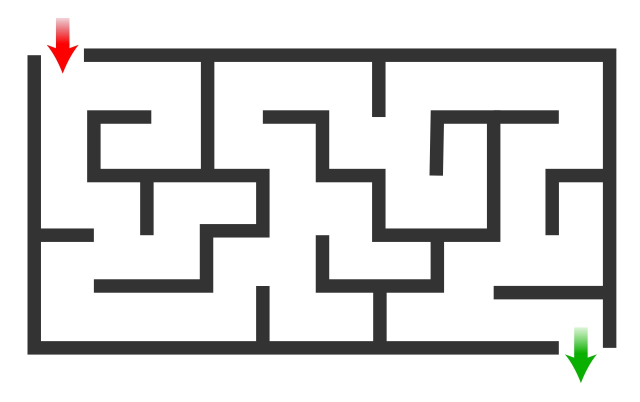
#> input picture Test Images/simple-maze.jpg, 1280 x 803 px, found by its file name (shown at 1/2 size)
$ python 'Maze Solver - Dijkstra - GPT.py'
#> lines starting #> are read from the running program, lines starting #| are printed output that depends on the picture; after the words box and inside, x2 and y2 are one past the last pixel; in counts of white or black regions, pixels touching at a corner belong together; long printed decimals are rounded
"""
The Following program is designed to solve Mazes which are given as input in pictoral form.

Prajwal DSouza
23rd June 2017

This was the first algorithm and was finished on June 25th.

"""


# gap_factor = 0.28  by default.


import numpy as np
import cv2
from matplotlib import pyplot as plt
import random
import time
import os


# [11 lines left out: function PointAt, not called in this run]


def Draw(image, brushsize, location, choice, color):
    global copyimg, darkthreshold, incolorimg, height, width
    ycor, xcor = location
    y_range = np.arange(max(ycor - brushsize, 0), min(ycor + brushsize, height))
    x_range = np.arange(max(xcor - brushsize, 0), min(xcor + brushsize, width))

    yy, xx = np.meshgrid(y_range, x_range, indexing='ij')

    if np.array_equal(color, [0, 140, 255]):
        image[yy, xx] = color
    else:
        mask = copyimg[yy, xx] > darkthreshold
        image[yy[mask], xx[mask]] = color

def checkConnectedness(point1,point2,gap,type):
    global copyimg, darkthreshold, incolorimg, height, width

    if type == 'East':
        # Slice the row from point1 to point2 and check if all values are above the threshold
        return int(np.all(copyimg[point1[0], point1[1]:point2[1]] >= darkthreshold))

    if type == 'South':
        # Slice the column from point1 to point2 and check if all values are above the threshold
        return int(np.all(copyimg[point1[0]:point2[0], point1[1]] >= darkthreshold))

    if type in ['SouthEast', 'NorthEast']:
        # Create an index array for the diagonal
        x_indices = np.arange(point1[1], point2[1])
        if type == 'SouthEast':
            y_indices = np.arange(point1[0], point1[0] + len(x_indices))
        else: # NorthEast
            y_indices = np.arange(point1[0], point1[0] - len(x_indices), -1)

        # Check if all values in the diagonal are above the threshold
        return int(np.all(copyimg[y_indices, x_indices] >= darkthreshold))

    return 1

# [45 lines left out: function DrawLine, not called in this run]

def computeStartAndEndingPositions(points):
    points = np.array(points)
    # Calculate all pairwise distances
    distances = np.sqrt(np.sum((points[:, np.newaxis, :] - points[np.newaxis, :, :]) ** 2, axis=2))

    # Set the diagonal to -1 to ignore self-distances
    np.fill_diagonal(distances, -1)

    # Find the indices of the maximum distance
    max_dist_indices = np.unravel_index(np.argmax(distances), distances.shape)

    # Get the points corresponding to these indices
    point1 = points[max_dist_indices[0]]
    point2 = points[max_dist_indices[1]]

    return point1, point2

def solve_maze(filename, gap_factor = 0.28):
#> called with filename = 'Test Images\\simple-maze.jpg', gap_factor = 0.28
    global copyimg, darkthreshold, incolorimg, height, width
    print(" File Selected : %s" % filename)
    # This Selects the file name.

    # Load an color image in grayscale
    img = cv2.imread(filename,0)
#> img: shape (803, 1280); min 44, max 255, mean 215.3
    incolorimg = cv2.imread(filename)
#> incolorimg is the input picture: shape (803, 1280, 3); mean B, G, R 214.9, 215.3, 215.5

    copyimg = img
    # A copy is created.


    # Another copy of image
    analysisCopy = copyimg

    # This is the image that will be analyzed.

    # The goal is to grazes across a line in the image and measures the variation of intensity of the pixels across the line. The line is chosen at random
    # The line is chosen at random, and the variation of intensity is measured.

    imageheight = copyimg.shape[0]
#> imageheight = 803
    imagewidth = copyimg.shape[1]
#> imagewidth = 1280


    gapAverages = []

    for lineTrial in range(0,1000):

        # Get intensity values of all pixels in the line
        lineType = random.choice(['vertical', 'horizontal'])
        if lineType == 'vertical':
            randomLineColumn = random.randint(0, imagewidth - 1)
            intensityValues = copyimg[:,randomLineColumn]
        else:
            randomLineRow = random.randint(0, imageheight - 1)
            intensityValues = copyimg[randomLineRow,:]

        # Finding average period (window for which the intensity remains high) with numpy
        threshold = np.mean(intensityValues)


        high_intensity = np.where(intensityValues > threshold)[0]
        runs = np.diff(high_intensity)
        variationPoints = np.where(runs > 1)[0]
        variationPoints = variationPoints[1:-1]
        gaps = np.diff(variationPoints)
        # print("Gaps", gaps)
        if len(gaps) < 5:
            smallest_gaps = gaps
        else:
            sorted_arr = np.sort(gaps)
            smallest_gaps = sorted_arr[:5]
        average_gap = np.mean(smallest_gaps)


        # Check if type is nan

        if not np.isnan(average_gap):
            gapAverages.append(average_gap)
#> this loop made 1000 passes
#> (threshold, variationPoints, gaps, smallest_gaps, average_gap) on passes 6, 7, 9, 11, 14, 16, 19, 23, 24, 25, 28, 29: (203.2, [484, 691], [207], [207], 207), (227.6, [192, 515], [323], [323], 323), (197.9, [192, 385], [193], [193], 193), (175.5, [192, 297], [105], [105], 105), (227.6, [309, 502], [193], [193], 193), (234.2, [309, 515], [206], [206], 206), (197.9, [192, 385], [193], [193], 193), (227.6, [309, 502], [193], [193], 193), (227.6, [309, 502], [193], [193], 193), (227.6, [309, 392], [83], [83], 83), (175.5, [192, 297], [105], [105], 105), (76.25, [83, 86], [3], [3], 3)
#> (threshold, variationPoints, smallest_gaps, average_gap) on passes 3, 4, 5, 10, 13, 15: (233.5, [371, 575, 777], [204, 202], 203), (224.9, [252, 456, 660, 863, 953], [204, 204, 203, 90], 175.2), (233.5, [371, 575, 777], [204, 202], 203), (233.5, [371, 575, 777], [204, 202], 203), (187.4, [265, 469, 554], [204, 85], 144.5), (224.9, [146, 345, 547, 747, 834], [199, 202, 200, 87], 172)
#> after the loop, gapAverages = 690 values, max 323 at index 4, min 1 at index 41, mean 179


    print("Average gap", np.mean(gapAverages))
#| Average gap 179.033

    # The first three parameters must be changed based on the maze.

    pointdistance = int(np.mean(gapAverages) * gap_factor)
#> pointdistance = 50
    print("Point Distance :",pointdistance)
#| Point Distance : 50
    # If this value isn't set properly, there could be errors.
    # This reduces the number of points on the image to be analyzed.
    # The Algorithm will move through only those points avoiding the obstacles.
    # Every point at distance equal to pointdistance is chosen for analysis.


    plotpointthickness = 2
    # This is about how thick the line of the solution must be.


    darkthreshold = 200


    height = copyimg.shape[0]
#> height = 803
    width = copyimg.shape[1]
#> width = 1280

    print(" Specifics : ")
    print("Width of the Image : %d " % width)
#| Width of the Image : 1280
    print("Height of the Image : %d " % height)
#| Height of the Image : 803
    # Displaying the Height and width of the image.


    Connectors = []


    enterExitPoints = []

    for y in range(2*pointdistance,height-pointdistance,pointdistance):
        for x in range(2*pointdistance,width-pointdistance,pointdistance):
            k = pointdistance
            point = (y,x)
            Draw(incolorimg,plotpointthickness,point,1,[255,191,0])
            westCheck = checkConnectedness(point,(y, width - 1),k,'East')
            eastCheck = checkConnectedness((y, 1),point,k,'East')
            southCheck = checkConnectedness(point,(height - 1, x),k,'South')
            northCheck = checkConnectedness((1, x), point,k,'South')
            total = westCheck + eastCheck + southCheck + northCheck

            if copyimg[y,x] > darkthreshold and (westCheck + eastCheck == 2 or northCheck + southCheck == 2 or total >= 2) == False:
                Connectors.append([ (y,x), (y,x+k), (y+k,x+k), (y+k,x), (y-k,x+k)])
            else:
                Draw(incolorimg,plotpointthickness,point,1,[55,191,0])

            # Enter/Exit points
            criteria = (westCheck + eastCheck + southCheck + northCheck == 1)
            if copyimg[y,x] > darkthreshold and criteria == True:
                enterExitPoints.append(point)
#> this loop made 14 passes
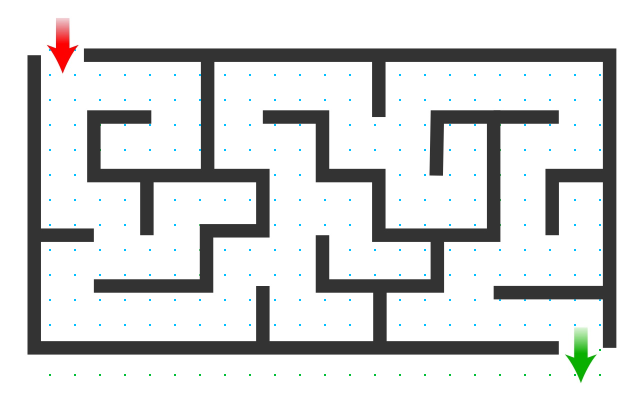
#> incolorimg: shape (803, 1280, 3) (shown at 1/2 size); 0.37% of pixels changed, all inside (x1, y1, x2, y2) = (98, 98, 1202, 752)

    cv2.namedWindow('image',cv2.WINDOW_NORMAL)
    cv2.resizeWindow('image', 1000,800)
    cv2.imshow('image',incolorimg)
    cv2.waitKey(0)
    cv2.destroyAllWindows()


    startAndExit = computeStartAndEndingPositions(enterExitPoints)
    startingposition = startAndExit[0]
    endingposition = startAndExit[1]

    print(" Starting Position : ")
    print(startingposition)
#| [100 100]

    print(" Ending Position : ")
    print(endingposition)
#| [ 650 1200]

    # [11 lines of commented-out code are left out]


    startingposition = (startingposition[0] - (startingposition[0]%pointdistance),startingposition[1] - (startingposition[1]%pointdistance))
    endingposition = (endingposition[0] - (endingposition[0]%pointdistance),endingposition[1] - (endingposition[1]%pointdistance))
    # Starting and ending position is approximated to a point closest to the point that can be accessed by the algorithm. (based on point distance)


    Draw(incolorimg,3,endingposition,1,[0,255,0])
#> incolorimg: shape (803, 1280, 3); under 0.01% of pixels changed, all inside (x1, y1, x2, y2) = (1197, 647, 1203, 653)
    Draw(incolorimg,3,startingposition,1,[0,255,0])
#> incolorimg: shape (803, 1280, 3); mean B, G, R 214.8, 215.1, 214.5

    print("")
    print(" Starting Position ")
    print(startingposition)
#| (100, 100)
    print(" Ending Position ")
    print(endingposition)
#| (650, 1200)
    print(" ")

    cropY = startingposition[0] - 100
    cropYplusH =  startingposition[0] + 100
    cropX = startingposition[1] - 100
    cropXplusH = startingposition[1] + 100

    if startingposition[0] - 100 < 1:
        cropY = 1

    if startingposition[1] - 100 < 1:
        cropX = 1

    if (startingposition[0] + 100) > (height - 1):
        cropYplusH = height - 1

    if (startingposition[1] + 100) > (width - 1):
        cropXplusH = width - 1

    crop_img = incolorimg[cropY:cropYplusH, cropX:cropXplusH]
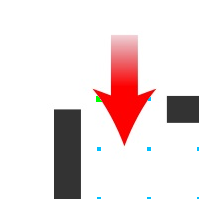
#> crop_img: shape (199, 199, 3); mean B, G, R 222.9, 222.8, 236.5
    cv2.namedWindow('cropped',cv2.WINDOW_NORMAL)
    cv2.resizeWindow('cropped', 800,800)
    cv2.imshow("cropped", crop_img)
    cv2.waitKey(0)
    cv2.destroyAllWindows()

    cropY = endingposition[0] - 100
    cropYplusH =  endingposition[0] + 100
    cropX = endingposition[1] - 100
    cropXplusH = endingposition[1] + 100

    if endingposition[0] - 100 < 1:
        cropY = 1

    if endingposition[1] - 100 < 1:
        cropX = 1

    if (endingposition[0] + 100) > (height - 1):
        cropYplusH = height - 1

    if (endingposition[1] + 100) > (width - 1):
        cropXplusH = width - 1

    crop_img = incolorimg[cropY:cropYplusH, cropX:cropXplusH]
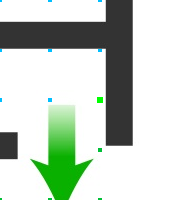
#> crop_img: shape (200, 179, 3); mean B, G, R 197.3, 208.5, 197.4
    cv2.namedWindow('cropped',cv2.WINDOW_NORMAL)
    cv2.resizeWindow('cropped', 800,800)
    cv2.imshow("cropped", crop_img)
    cv2.waitKey(0)
    cv2.destroyAllWindows()

    ConnectorInfo = []
    ConnectorInfoDict = {}

    for pointdata in Connectors:

        point = pointdata[0]
        #Horizontal Type

        pointH = pointdata[1]
        checkCH = checkConnectedness(point,pointH,pointdistance,'East')

        #Diagonal down Type

        pointD = pointdata[2]
        checkCD = checkConnectedness(point,pointD,pointdistance,'SouthEast')

        #Vertical Type

        pointV = pointdata[3]
        checkCV = checkConnectedness(point,pointV,pointdistance,'South')

        #Diagonal up Type

        pointUP = pointdata[4]
        checkCDup = checkConnectedness(point,pointUP,pointdistance,'NorthEast')

        ConnectorInfo.append([point,checkCH,checkCD,checkCV,checkCDup])
        ConnectorInfoDict[point] = [point,checkCH,checkCD,checkCV,checkCDup]
#> this loop made 216 passes
#> pointdata on passes 1 to 3: [(100, 100), (100, 150), (150, 150), (150, 100), (50, 150)], [(100, 150), (100, 200), (150, 200), (150, 150), (50, 200)], [(150, 100), (150, 150), (200, 150), (200, 100), (100, 150)]

    # Checked all the possible connections using checkConnectedness function defined earlier.


    ConnectorData = []

    c = 0
    totalpoints = (height * width) / float(pointdistance**2)


    import time
    init = time.time()
    # We time the algorithm to estimate time remaining.

    SurroundingData = {}

    for y in range(2*pointdistance,height-pointdistance,pointdistance):
        for x in range(2*pointdistance,width-pointdistance,pointdistance):
            currentposition = (y,x)
            c = c + 1
            if c % 500 == 0:
                print("%f %s done." % ((c * 100 / float(totalpoints)),'%'))
                finaltime = time.time()
                diff = finaltime - init
                timeperiter = diff / 500
                timeremain = timeperiter*(totalpoints - c) / 60
                print(" Time remaining : %d min and %d sec" % (int(timeremain),int((timeremain*60)%60)))
                init = finaltime


            Npoint = (currentposition[0]-pointdistance,currentposition[1])
            NWpoint = (currentposition[0]-pointdistance,currentposition[1]-pointdistance)
            Wpoint = (currentposition[0],currentposition[1]-pointdistance)
            SWpoint = (currentposition[0]+pointdistance,currentposition[1]-pointdistance)
            Spoint = (currentposition[0]+pointdistance,currentposition[1])
            SEpoint = (currentposition[0]+pointdistance,currentposition[1]+pointdistance)
            Epoint = (currentposition[0],currentposition[1]+pointdistance)
            NEpoint = (currentposition[0]-pointdistance,currentposition[1]+pointdistance)

            dir1 = 0
            dir2 = 0
            dir3 = 0
            dir4 = 0
            dir5 = 0
            dir6 = 0
            dir7 = 0
            dir8 = 0

            try:
                info = ConnectorInfoDict[currentposition]
                dir1 = info[1]
                dir8 = info[2]
                dir7 = info[3]
                dir2 = info[4]
            except:
                None
            try:
                info = ConnectorInfoDict[Npoint]
                dir3 = info[3]
            except:
                None
            try:
                info = ConnectorInfoDict[NWpoint]
                dir4 = info[2]
            except:
                None
            try:
                info = ConnectorInfoDict[Wpoint]
                dir5 = info[1]
            except:
                None
            try:
                info = ConnectorInfoDict[SWpoint]
                dir6 = info[4]
            except:
                None

            Data = [currentposition,dir1,dir2,dir3,dir4,dir5,dir6,dir7,dir8]
            if copyimg[currentposition] > darkthreshold:
                ConnectorData.append(Data)
                SurroundingData[currentposition] = Data


    # [4 lines of commented-out code are left out]


    print(" ")
    print(" Totally : %d points." % len(ConnectorData))
#|  Totally : 240 points.


    allnodes = []
    distances = []
    pred = []

    DictionaryforNodes = {}


    for info in ConnectorData:
        point = info[0]
        allnodes.append(point)
        distances.append(float('inf'))
        DictionaryforNodes[point] = float('inf')
        pred.append('Nil')
#> this loop made 240 passes
#> info on passes 1 to 3: [(100, 100), 0, 0, 0, 0, 0, 0, 1, 0], [(100, 150), 0, 1, 0, 0, 0, 0, 1, 0], [(150, 100), 1, 0, 1, 0, 0, 0, 1, 1]


    infinity = float('inf')


    visitednodes = []

    index = allnodes.index(startingposition)
    distances[index] = 0
    DictionaryforNodes[startingposition] = 0

    DictonaryUnvisitedNodes = DictionaryforNodes


    c = 0
    totalpoints = len(ConnectorData)

    currentnode = startingposition

    NeighbourData = {}

    print("")
    print(" Starting Djikstra! ")
    print("")

    TimeSticks = 0

    TimeData = []
    IterData = []

    showevery = 50

    if totalpoints > 5000:
        showevery = int(totalpoints / 100)
    while len(visitednodes) != len(allnodes):
        c = c + 1
        if c % showevery == 0:
            print("%f %s done." % ((c * 100 / float(totalpoints)),'%'))
            finaltime = time.time()
            diff = finaltime - init
            timeperiter = diff / showevery
            timeremain = timeperiter*(totalpoints - c) / 60
            print(" Time remaining : %d min and %d sec" % (int(timeremain),int((timeremain*60)%60)))
            init = finaltime
            TimeData.append(init)
            IterData.append(c)
            TimeSticks = 0
        if TimeSticks == 1:
            TimeStick1 = time.time()

        Draw(incolorimg,3,currentnode,1,[0,191,0])

        UnvisitedNeighbours = []
        Cost = []

        Npoint = (currentnode[0]-pointdistance,currentnode[1])
        NWpoint = (currentnode[0]-pointdistance,currentnode[1]-pointdistance)
        Wpoint = (currentnode[0],currentnode[1]-pointdistance)
        SWpoint = (currentnode[0]+pointdistance,currentnode[1]-pointdistance)
        Spoint = (currentnode[0]+pointdistance,currentnode[1])
        SEpoint = (currentnode[0]+pointdistance,currentnode[1]+pointdistance)
        Epoint = (currentnode[0],currentnode[1]+pointdistance)
        NEpoint = (currentnode[0]-pointdistance,currentnode[1]+pointdistance)

        directions = [Epoint,NEpoint,Npoint,NWpoint,Wpoint,SWpoint,Spoint,SEpoint]

        Neighbours = []
        if TimeSticks == 1:
            TimeStick2 = time.time()

        info = SurroundingData[currentnode]

        if TimeSticks == 1:
            TimeStick3 = time.time()
        for i in range(1,9):
            if TimeSticks == 1:
                TimeStick4 = time.time()
            if info[i] > 0:
                (y,x) = directions[i-1]
                if (y,x) in allnodes:
                    Neighbours.append((y,x))

                if (y,x) not in visitednodes and (y,x) in allnodes:
                    UnvisitedNeighbours.append((y,x))
                    Cost.append(info[i])
                    indexcurrent = allnodes.index(currentnode)
                    index = allnodes.index((y,x))
                    if(distances[index] > (info[i] + distances[indexcurrent])):
                        distances[index] = info[i] + distances[indexcurrent]
                        DictonaryUnvisitedNodes[(y,x)] = distances[index]
                        pred[index] = currentnode
            if TimeSticks == 1:
                TimeStick5 = time.time()


        if TimeSticks == 1:
            TimeStick6 = time.time()


        visitednodes.append(currentnode)
        DictonaryUnvisitedNodes.pop(currentnode, 0)


        NeighbourData[currentnode] = Neighbours


        if len(DictonaryUnvisitedNodes) != 0:
            currentnode = min(DictonaryUnvisitedNodes, key=DictonaryUnvisitedNodes.get)


        if TimeSticks == 1:
            TimeStick7 = time.time()


        if TimeSticks == 1:
            TimeStick8 = time.time()
            TimeSticks = 0
            print(" Printing All Time Sticks.")
            print(" Loop 1 : %f" % (TimeStick2 - TimeStick1))
            print(" Loop 2 : %f" % (TimeStick3 - TimeStick2))
            print(" ILoop 3 : %f" % (TimeStick5 - TimeStick4))
            print(" Loop 4 : %f" % (TimeStick6 - TimeStick3))
            print(" Loop 5 : %f" % (TimeStick7 - TimeStick6))
            print(" Loop 6 : %f" % (TimeStick8 - TimeStick7))
#> this loop made 240 passes
#| 20.833 % done.
#|  Time remaining : 0 min and 0 sec
#| 41.667 % done.
#|  Time remaining : 0 min and 0 sec
#> (further printed lines are left out)
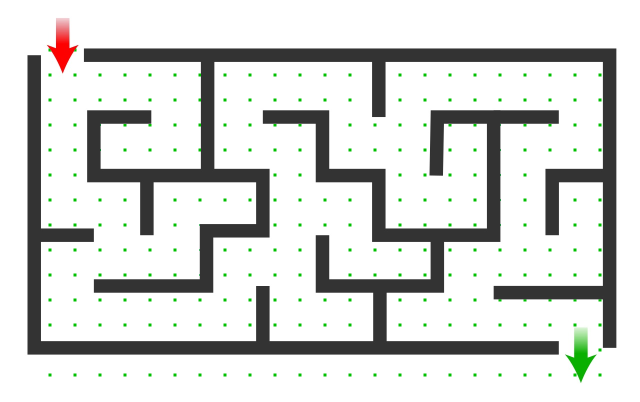
#> incolorimg: shape (803, 1280, 3) (shown at 1/2 size); mean B, G, R 212.8, 214.8, 213.4


    # [12 lines of commented-out code are left out]

    for index in range(0,len(pred)):
        node = pred[index]
        othernode = allnodes[index]
        if node != 'Nil':
            cv2.line(incolorimg,(othernode[1],othernode[0]),(node[1],node[0]),(0,140,250),2)
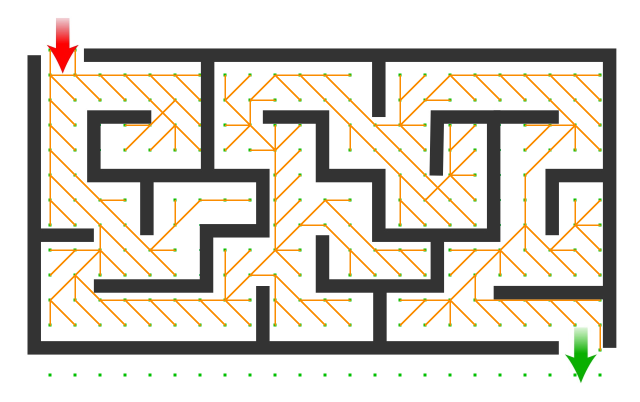
#> incolorimg: shape (803, 1280, 3) (shown at 1/2 size); 4.25% of pixels changed, all inside (x1, y1, x2, y2) = (99, 99, 1202, 702)


    cv2.destroyAllWindows()

#> (the run stopped early here; a loop or call above may not have finished)
